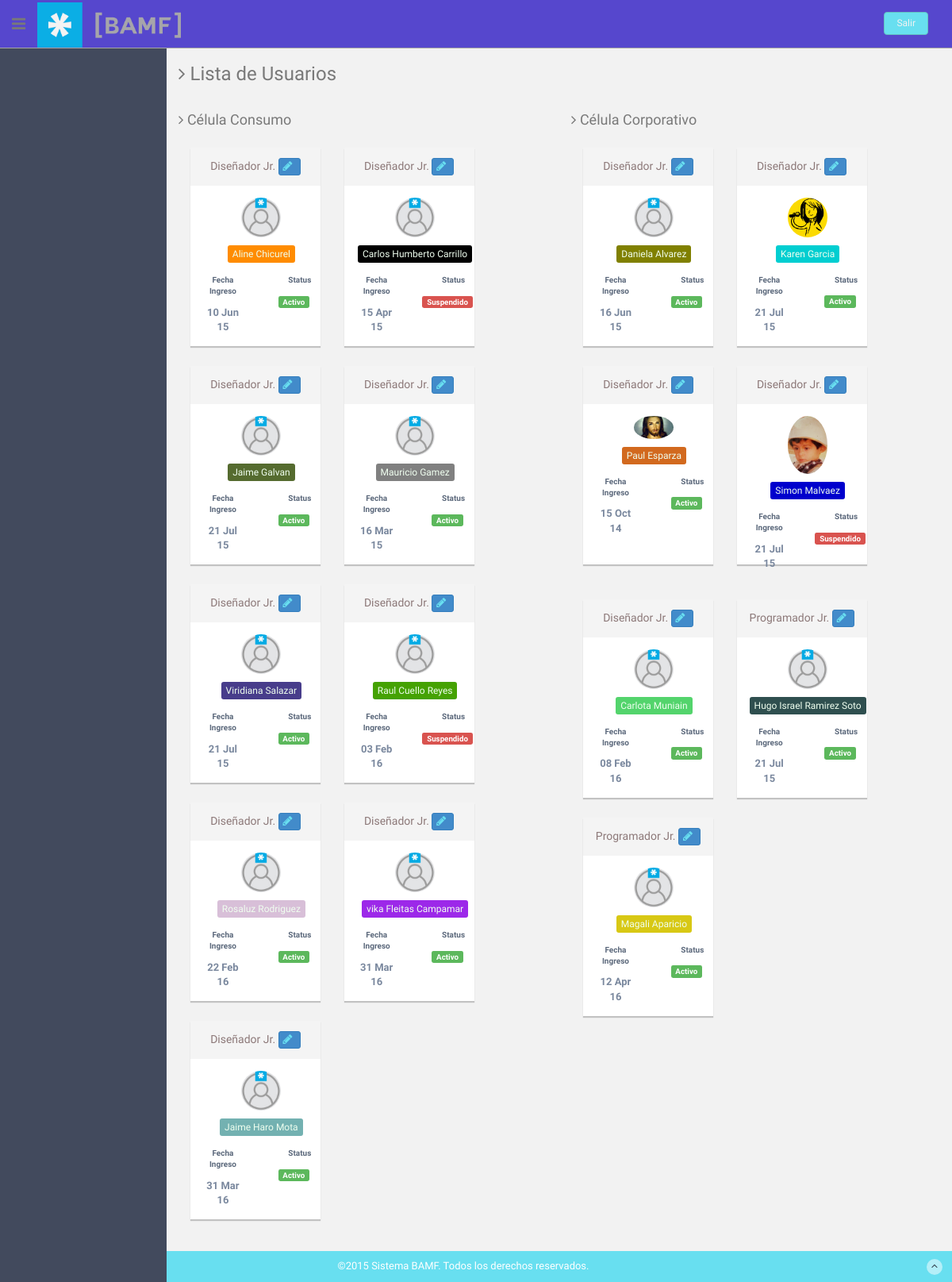
Screenshot of /userList.php with the database file from the repository.
### tables this page shows
CREATE TABLE `disenador` (
  `idDisenador` int(30) UNSIGNED NOT NULL,
  `correoElectronico` varchar(255) NOT NULL,
  `color` varchar(255) NOT NULL COMMENT 'color en hexadecimal del usuario',
  `tipoDisenador` tinyint(1) NOT NULL DEFAULT '0' COMMENT '0 diseñaodr jr. 1 diseñador sr.',
  `fechaIngreso` timestamp NOT NULL DEFAULT CURRENT_TIMESTAMP COMMENT 'fecha en la que ingreso al sistema.',
  `celula` tinyint(1) NOT NULL DEFAULT '0' COMMENT '0 consumo, 1 coorporativo',
  `status` smallint(30) UNSIGNED NOT NULL DEFAULT '1' COMMENT '0 suspendido, 1 activo, 2 NO activo',
  `costoHora` float UNSIGNED DEFAULT NULL
);

CREATE TABLE `usuario` (
  `correoElectronico` varchar(255) NOT NULL,
  `idtipoUsuario` int(10) UNSIGNED NOT NULL,
  `nombre` varchar(255) NOT NULL,
  `apellidoP` varchar(255) NOT NULL,
  `apellidoM` varchar(255) NOT NULL,
  `contrasena` varchar(255) NOT NULL,
  `foto` varchar(255) DEFAULT NULL,
  `activo` int(10) UNSIGNED NOT NULL DEFAULT '0'
);

CREATE TABLE `programador` (
  `idProgramador` int(30) UNSIGNED NOT NULL,
  `correoElectronico` varchar(255) NOT NULL,
  `color` varchar(255) NOT NULL,
  `tipoProgramador` tinyint(1) NOT NULL DEFAULT '0' COMMENT '0 programador jr. 1 programador sr.',
  `fechaIngreso` timestamp NOT NULL DEFAULT CURRENT_TIMESTAMP COMMENT 'fecha en la que ingreso al sistema.',
  `celula` tinyint(1) NOT NULL DEFAULT '0' COMMENT '0 consumo, 1 coorporativo',
  `status` smallint(30) UNSIGNED NOT NULL DEFAULT '1' COMMENT '0 suspendido, 1 activo, 2 NO activo',
  `costoHora` float UNSIGNED NOT NULL DEFAULT '0'
);

### core/functions/queries.php (called while the page is built, shortened)
<?php
function usersDiseno($celula){
	$usersDiseno = "SELECT `disenador`.`tipoDisenador`,
						   `disenador`.`idDisenador`,
						   `disenador`.`color`,
						   `usuario`.`foto`,
						   `usuario`.`correoElectronico`,
						   `usuario`.`nombre`,
						   `usuario`.`apellidoP`,
						   `usuario`.`apellidoM`,
						   DATE_FORMAT(`disenador`.`fechaIngreso`,'%d %b %y') AS `fechaIngreso`,
						   `disenador`.`celula`,
						   `disenador`.`status`,
						   `disenador`.`costoHora`
						   FROM `usuario`,`disenador`
						   WHERE `usuario`.`idtipoUsuario` = 3
						   AND `disenador`.`celula` = $celula
						   AND `disenador`.`correoElectronico` = `usuario`.`correoElectronico`";
	$result = mysql_query($usersDiseno);
	return ($result);
}
function usersProgramador($celula){
	$usersProgramador = "SELECT `programador`.`tipoProgramador`,
								`programador`.`idProgramador`,
								`programador`.`color`,
							    `usuario`.`foto`,
							    `usuario`.`correoElectronico`,
							    `usuario`.`nombre`,
							    `usuario`.`apellidoP`,
							    `usuario`.`apellidoM`,
							    DATE_FORMAT(`programador`.`fechaIngreso`,'%d %b %y') AS `fechaIngreso`,
							    `programador`.`celula`,
							    `programador`.`status`,
							    `programador`.`costoHora`
							    FROM `usuario`,`programador`
							    WHERE `usuario`.`idtipoUsuario` = 5
							    AND `programador`.`celula` = $celula
							    AND `programador`.`correoElectronico` = `usuario`.`correoElectronico`";
	$result = mysql_query($usersProgramador);
	return ($result);
}
?>

### userList.php (the view, shortened to what this page needs)
<!DOCTYPE html>
<html lang="es">
  <?php
    include "includes/html/head.php";
  ?>
  <body onload="set_interval()" onmousemove="reset_interval()" onclick="reset_interval()" onkeypress="reset_interval()" onscroll="reset_interval()">
  <section id="container" >
      <?php
        include "includes/html/header.php";
        include "includes/html/sideBar.php";
      ?>
      <section id="main-content">
          <section class="wrapper site-min-height">
          	<h3><i class="fa fa-angle-right"></i> Lista de Usuarios</h3>
          	<div class="row mt">
          		<div class="col-lg-6">
                <h4 class="mb"><i class="fa fa-angle-right"></i> Célula Consumo</h4>
                <?php
                  $result = usersDiseno(0);
                  while ($row = mysql_fetch_array($result)) {
                ?>
                <div class="col-lg-5 col-md-5 col-sm-5 mb">
                  <div class="white-panel pn">
                    <div class="white-header">
                      <h5><?php
                      if ($row['tipoDisenador'] === '1') {
                        echo "Diseñador Sr.";
                      }
                      elseif ($row['tipoDisenador'] === '0') {
                        echo "Diseñador Jr.";
                      }
                      ?> <button class='btn btn-primary btn-xs' data-toggle="modal" data-target="#editar<?=$row['idDisenador']?>"><i class='fa fa-pencil'></i></button></h5>
                    </div>
                    <p><img src="<?=$row['foto']?>" class="img-circle" width="50"></p>
                    <p><b><a href="mailto:<?=$row['correoElectronico']?>" style="color: #F0FFF0;"><button class="btn btn-xs" style="background: #<?=$row['color']?>;"><?=$row['nombre']?> <?=$row['apellidoP']?> <?=$row['apellidoM']?></button></a></b></p>
                      <div class="row">
                        <div class="col-md-6">
                          <p class="small mt">Fecha Ingreso</p>
                          <p><?=$row['fechaIngreso']?></p>
                        </div>
                        <div class="col-md-6">
                          <p class="small mt">Status</p>
                          <?php
                          switch ($row['status']) {
                              case "1":
                                  echo "<span class='label label-success label-mini'>Activo</span>";
                                  break;
                              case "0":
                                  echo "<span class='label label-danger label-mini'>Suspendido</span>";
                                  break;
                          }
                          ?>
                        </div>
                      </div>
                  </div>
                </div>
                <?php
                  }
                ?>
          		</div>
              <div class="col-lg-6">
                <h4 class="mb"><i class="fa fa-angle-right"></i> Célula Corporativo</h4>
                <?php
                  $result = usersDiseno(1);
                  while ($row = mysql_fetch_array($result)) {
                ?>
                <div class="col-lg-5 col-md-5 col-sm-5 mb">
                  <div class="white-panel pn">
                    <div class="white-header">
                      <h5><?php
                      if ($row['tipoDisenador'] === '1') {
                        echo "Diseñador Sr.";
                      }
                      elseif ($row['tipoDisenador'] === '0') {
                        echo "Diseñador Jr.";
                      }
                      ?> <button class='btn btn-primary btn-xs' data-toggle="modal" data-target="#editar<?=$row['idDisenador']?>"><i class='fa fa-pencil'></i></button></h5>
                    </div>
                    <p><img src="<?=$row['foto']?>" class="img-circle" width="50"></p>
                    <p><b><a href="mailto:<?=$row['correoElectronico']?>" style="color: #F0FFF0;"><button class="btn btn-xs" style="background: #<?=$row['color']?>;"><?=$row['nombre']?> <?=$row['apellidoP']?> <?=$row['apellidoM']?></button></a></b></p>
                      <div class="row">
                        <div class="col-md-6">
                          <p class="small mt">Fecha Ingreso</p>
                          <p><?=$row['fechaIngreso']?></p>
                        </div>
                        <div class="col-md-6">
                          <p class="small mt">Status</p>
                          <?php
                          switch ($row['status']) {
                              case "1":
                                  echo "<span class='label label-success label-mini'>Activo</span>";
                                  break;
                              case "0":
                                  echo "<span class='label label-danger label-mini'>Suspendido</span>";
                                  break;
                          }
                          ?>
                        </div>
                      </div>
                  </div>
                </div>
                <?php
                  }
                ?>
                <?php
                  $result = usersProgramador(1);
                  while ($row = mysql_fetch_array($result)) {
                ?>
                <div class="col-lg-5 col-md-5 col-sm-5 mb">
                  <div class="white-panel pn">
                    <div class="white-header">
                      <h5><?php
                      if ($row['tipoProgramador'] === '1') {
                        echo "Programador Sr.";
                      }
                      elseif ($row['tipoProgramador'] === '0') {
                        echo "Programador Jr.";
                      }
                      ?> <button class='btn btn-primary btn-xs' data-toggle="modal" data-target="#editarPro<?=$row['idProgramador']?>"><i class='fa fa-pencil'></i></button></h5>
                    </div>
                    <p><img src="<?=$row['foto']?>" class="img-circle" width="50"></p>
                    <p><b><a href="mailto:<?=$row['correoElectronico']?>" style="color: #F0FFF0;"><button class="btn btn-xs" style="background: #<?=$row['color']?>;"><?=$row['nombre']?> <?=$row['apellidoP']?> <?=$row['apellidoM']?></button></a></b></p>
                      <div class="row">
                        <div class="col-md-6">
                          <p class="small mt">Fecha Ingreso</p>
                          <p><?=$row['fechaIngreso']?></p>
                        </div>
                        <div class="col-md-6">
                          <p class="small mt">Status</p>
                          <?php
                          switch ($row['status']) {
                              case "1":
                                  echo "<span class='label label-success label-mini'>Activo</span>";
                                  break;
                          }
                          ?>
                        </div>
                      </div>
                  </div>
                </div>
                <?php
                  }
                ?>
              </div>
          	</div>
		      </section>
      </section>
  <?php
    include "includes/html/footer.php";
  ?>
  </section>
  </body>
</html>

### assets/css/style.css (style rules this page uses)
body { color: #797979; background: #f2f2f2; font-family: 'Ruda', sans-serif; padding: 0px !important; margin: 0px !important; font-size:13px; }
a, a:hover, a:focus { text-decoration: none; outline: none; }
#container { width: 100%; height: 100%; }
.mt { margin-top: 25px; }
.mb { margin-bottom: 25px; }
#main-content { margin-left: 210px; }
.wrapper { display: inline-block; margin-top: 60px; padding-left: 15px; padding-right: 15px; padding-bottom: 15px; padding-top: 0px; width: 100%; }
.pn { height: 250px; box-shadow: 0 2px 1px rgba(0, 0, 0, 0.2); }
.white-panel { text-align: center; background: #ffffff; color: rgb(122, 136, 158); }
.white-panel p { margin-top: 5px; font-weight: 700; margin-left: 15px; }
.white-panel .white-header { background: #f4f4f4; padding: 3px; margin-bottom: 15px; color: #8C7878; }
.white-panel .small { font-size: 10px; color: rgb(91, 104, 123); }
.white-panel i { color: #68dff0; padding-right: 4px; font-size: 14px; }
.site-min-height { min-height: 900px; }

### rows the page displays
disenador: tipoDisenador "Diseñador Jr.", correoElectronico.foto (placeholder picture), correoElectronico.nombre "Aline", correoElectronico.apellidoP "Chicurel", fechaIngreso "10 Jun 15", status "Activo"
disenador: tipoDisenador "Diseñador Jr.", correoElectronico.foto (placeholder picture), correoElectronico.nombre "Carlos Humberto", correoElectronico.apellidoP "Carrillo", fechaIngreso "15 Apr 15", status "Suspendido"
disenador: tipoDisenador "Diseñador Jr.", correoElectronico.foto (placeholder picture), correoElectronico.nombre "Jaime", correoElectronico.apellidoP "Galvan", fechaIngreso "21 Jul 15", status "Activo"
disenador: tipoDisenador "Diseñador Jr.", correoElectronico.foto (placeholder picture), correoElectronico.nombre "Mauricio", correoElectronico.apellidoP "Gamez", fechaIngreso "16 Mar 15", status "Activo"
disenador: tipoDisenador "Diseñador Jr.", correoElectronico.foto (placeholder picture), correoElectronico.nombre "Viridiana", correoElectronico.apellidoP "Salazar", fechaIngreso "21 Jul 15", status "Activo"
disenador: tipoDisenador "Diseñador Jr.", correoElectronico.foto (placeholder picture), correoElectronico.nombre "Raul", correoElectronico.apellidoP "Cuello", correoElectronico.apellidoM "Reyes", fechaIngreso "03 Feb 16", status "Suspendido"
disenador: tipoDisenador "Diseñador Jr.", correoElectronico.foto (placeholder picture), correoElectronico.nombre "Rosaluz", correoElectronico.apellidoP "Rodriguez", fechaIngreso "22 Feb 16", status "Activo"
disenador: tipoDisenador "Diseñador Jr.", correoElectronico.foto (placeholder picture), correoElectronico.nombre "vika", correoElectronico.apellidoP "Fleitas", correoElectronico.apellidoM "Campamar", fechaIngreso "31 Mar 16", status "Activo"
disenador: tipoDisenador "Diseñador Jr.", correoElectronico.foto (placeholder picture), correoElectronico.nombre "Jaime", correoElectronico.apellidoP "Haro", correoElectronico.apellidoM "Mota", fechaIngreso "31 Mar 16", status "Activo"
disenador: tipoDisenador "Diseñador Jr.", correoElectronico.foto (placeholder picture), correoElectronico.nombre "Daniela", correoElectronico.apellidoP "Alvarez", fechaIngreso "16 Jun 15", status "Activo"
disenador: tipoDisenador "Diseñador Jr.", correoElectronico.foto (picture), correoElectronico.nombre "Karen", correoElectronico.apellidoP "Garcia", fechaIngreso "21 Jul 15", status "Activo"
disenador: tipoDisenador "Diseñador Jr.", correoElectronico.foto (picture), correoElectronico.nombre "Paul", correoElectronico.apellidoP "Esparza", fechaIngreso "15 Oct 14", status "Activo"
disenador: tipoDisenador "Diseñador Jr.", correoElectronico.foto (picture), correoElectronico.nombre "Simon", correoElectronico.apellidoP "Malvaez", fechaIngreso "21 Jul 15", status "Suspendido"
disenador: tipoDisenador "Diseñador Jr.", correoElectronico.foto (placeholder picture), correoElectronico.nombre "Carlota", correoElectronico.apellidoP "Muniain", fechaIngreso "08 Feb 16", status "Activo"
programador: tipoProgramador "Programador Jr.", correoElectronico.foto (placeholder picture), correoElectronico.nombre "Hugo Israel", correoElectronico.apellidoP "Ramirez", correoElectronico.apellidoM "Soto", fechaIngreso "21 Jul 15", status "Activo"
programador: tipoProgramador "Programador Jr.", correoElectronico.foto (placeholder picture), correoElectronico.nombre "Magali", correoElectronico.apellidoP "Aparicio", fechaIngreso "12 Apr 16", status "Activo"
